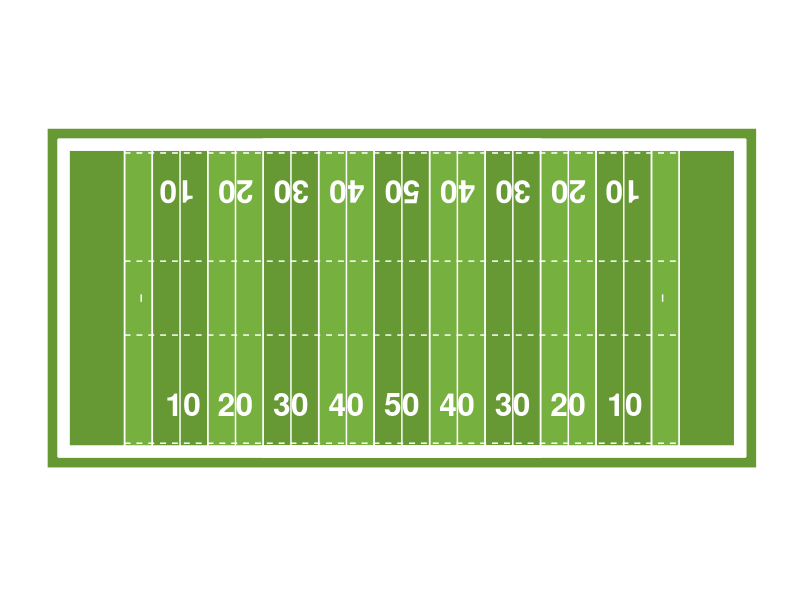

Write the R code that produced this figure.
library(tidyverse)
library(png)

# This code is based off of that made by Coach Matthew Edwards

# mypng <- readPNG("/Users/michaelegle/Downloads/ISU_logo.png")
# isu_wordmark <- readPNG("/Users/michaelegle/Desktop/iowa_state_wordmark.png")
# cyclones_wordmark <- readPNG("/Users/michaelegle/Desktop/cyclones_wordmark.png")

football_field <- ggplot() +
  geom_rect(aes(xmin = -4, xmax = 124, ymin = -4, ymax = 57.33), fill = "#669933", colour = "#FFFFFF", linewidth = .5) + ##These First few geom-rect's set up the field space
  geom_rect(aes(xmin = 0, xmax = 120, ymin = 0, ymax = 53.33), fill = "#669933", colour = "#FFFFFF", linewidth = .5) +
  geom_rect(aes(xmin = 10, xmax = 15, ymin = 0, ymax = 53.33), fill = "#76b03f", colour = "#FFFFFF", linewidth = 0.5) + # Add the alternating grass colors that the turf team uses
  geom_rect(aes(xmin = 25, xmax = 35, ymin = 0, ymax = 53.33), fill = "#76b03f", colour = "#FFFFFF", linewidth = 0.5) +
  geom_rect(aes(xmin = 45, xmax = 55, ymin = 0, ymax = 53.33), fill = "#76b03f", colour = "#FFFFFF", linewidth = 0.5) +
  geom_rect(aes(xmin = 65, xmax = 75, ymin = 0, ymax = 53.33), fill = "#76b03f", colour = "#FFFFFF", linewidth = 0.5) +
  geom_rect(aes(xmin = 85, xmax = 95, ymin = 0, ymax = 53.33), fill = "#76b03f", colour = "#FFFFFF", linewidth = 0.5) +
  geom_rect(aes(xmin = 105, xmax = 110, ymin = 0, ymax = 53.33), fill = "#76b03f", colour = "#FFFFFF", linewidth = 0.5) +
  geom_rect(aes(xmin = 35, xmax = 85, ymin = -2, ymax = 0), fill = "#FFFFFF", colour = "#FFFFFF") + ##These next few set up the boxes around the field
  geom_rect(aes(xmin = 35, xmax = 85, ymin = 53.33, ymax = 55.33), fill = "#FFFFFF", colour = "#FFFFFF") +
  geom_rect(aes(xmin = -2, xmax = 35, ymin = -2, ymax = 0), fill = "#FFFFFF") +
  geom_rect(aes(xmin = -2, xmax = 0, ymin = -2, ymax = 55.33), fill = "#FFFFFF") +
  geom_rect(aes(xmin = -2, xmax = 35, ymin = 53.33, ymax = 55.33), fill = "#FFFFFF") +
  geom_rect(aes(xmin = 120, xmax = 122, ymin = -2, ymax = 55.33), fill = "#FFFFFF") +
  geom_rect(aes(xmin = 85, xmax = 122, ymin = -2, ymax = 0), fill = "#FFFFFF") +
  geom_rect(aes(xmin = 85, xmax = 122, ymin = 53.33, ymax = 55.33), fill = "#FFFFFF") +
  geom_segment(aes(x = 10, xend = 10, y = 0, yend = 53.33), colour = "#FFFFFF") + ##These are the yardmarkers
  geom_segment(aes(x = 15, xend = 15, y = 0, yend = 53.33), colour = "#FFFFFF") +
  geom_segment(aes(x = 20, xend = 20, y = 0, yend = 53.33), colour = "#FFFFFF") + 
  geom_segment(aes(x = 25, xend = 25, y = 0, yend = 53.33), colour = "#FFFFFF") +
  geom_segment(aes(x = 30, xend = 30, y = 0, yend = 53.33), colour = "#FFFFFF") +
  geom_segment(aes(x = 35, xend = 35, y = 0, yend = 53.33), colour = "#FFFFFF") +
  geom_segment(aes(x = 40, xend = 40, y = 0, yend = 53.33), colour = "#FFFFFF") +
  geom_segment(aes(x = 45, xend = 45, y = 0, yend = 53.33), colour = "#FFFFFF") +
  geom_segment(aes(x = 50, xend = 50, y = 0, yend = 53.33), colour = "#FFFFFF") +
  geom_segment(aes(x = 55, xend = 55, y = 0, yend = 53.33), colour = "#FFFFFF") +
  geom_segment(aes(x = 60, xend = 60, y = 0, yend = 53.33), colour = "#FFFFFF") +
  geom_segment(aes(x = 65, xend = 65, y = 0, yend = 53.33), colour = "#FFFFFF") +
  geom_segment(aes(x = 70, xend = 70, y = 0, yend = 53.33), colour = "#FFFFFF") +
  geom_segment(aes(x = 75, xend = 75, y = 0, yend = 53.33), colour = "#FFFFFF") +
  geom_segment(aes(x = 80, xend = 80, y = 0, yend = 53.33), colour = "#FFFFFF") +
  geom_segment(aes(x = 85, xend = 85, y = 0, yend = 53.33), colour = "#FFFFFF") +
  geom_segment(aes(x = 90, xend = 90, y = 0, yend = 53.33), colour = "#FFFFFF") +
  geom_segment(aes(x = 95, xend = 95, y = 0, yend = 53.33), colour = "#FFFFFF") +
  geom_segment(aes(x = 100, xend = 100, y = 0, yend = 53.33), colour = "#FFFFFF") +
  geom_segment(aes(x = 105, xend = 105, y = 0, yend = 53.33), colour = "#FFFFFF") +
  geom_segment(aes(x = 110, xend = 110, y = 0, yend = 53.33), colour = "#FFFFFF") +
  geom_segment(aes(x = 122, xend = 122, y = -2, yend = 55.33), colour = "#FFFFFF") +
  geom_segment(aes(x = -2, xend = -2, y = -2, yend = 55.33), colour = "#FFFFFF") +
  geom_segment(aes(x = -2, xend = 122, y = -2, yend = -2), colour = "#FFFFFF") +
  geom_segment(aes(x = -2, xend = 122, y = 55.33, yend = 55.33), colour = "#FFFFFF") +
  geom_segment(aes(x = 10, xend = 110, y = 20, yend = 20), colour = "#FFFFFF", linetype = "dashed") + ##These are the hashes
  geom_segment(aes(x = 10, xend = 110, y = 33.33, yend = 33.33), colour = "#FFFFFF", linetype = "dashed") +
  geom_segment(aes(x = 10, xend = 110, y = .5, yend = .5), colour = "#FFFFFF", linetype = "dashed") +
  geom_segment(aes(x = 10, xend = 110, y = 52.83, yend = 52.83), colour = "#FFFFFF", linetype = "dashed") +
  annotate(geom ="text", x = 20.6, y = 7.5, label = "10", colour = "#FFFFFF", fontface = 2, size = 8) + ##Put in the numbers for the yard lines
  annotate(geom ="text", x = 30, y = 7.5, label = "20", colour = "#FFFFFF", fontface = 2, size = 8) +
  annotate(geom ="text", x = 40, y = 7.5, label = "30", colour = "#FFFFFF", fontface = 2, size = 8) +
  annotate(geom ="text", x = 50, y = 7.5, label = "40", colour = "#FFFFFF", fontface = 2, size = 8) +
  annotate(geom ="text", x = 60, y = 7.5, label = "50", colour = "#FFFFFF", fontface = 2, size = 8) +
  annotate(geom ="text", x = 70, y = 7.5, label = "40", colour = "#FFFFFF", fontface = 2, size = 8) +
  annotate(geom ="text", x = 80, y = 7.5, label = "30", colour = "#FFFFFF", fontface = 2, size = 8) +
  annotate(geom ="text", x = 90, y = 7.5, label = "20", colour = "#FFFFFF", fontface = 2, size = 8) +
  annotate(geom ="text", x = 100.2, y = 7.5, label = "10", colour = "#FFFFFF", fontface = 2, size = 8) +
  annotate(geom ="text", x = 19.4, y = 45.83, label = "10", colour = "#FFFFFF", fontface = 2, angle = 180, size = 8) + ## Put the numbers on the other side, angle is flipped so the numbers are upside down
  annotate(geom ="text", x = 30, y = 45.83, label = "20", colour = "#FFFFFF", fontface = 2, angle = 180, size = 8) +
  annotate(geom ="text", x = 40, y = 45.83, label = "30", colour = "#FFFFFF", fontface = 2, angle = 180, size = 8) +
  annotate(geom ="text", x = 50, y = 45.83, label = "40", colour = "#FFFFFF", fontface = 2, angle = 180, size = 8) +
  annotate(geom ="text", x = 60, y = 45.83, label = "50", colour = "#FFFFFF", fontface = 2, angle = 180, size = 8) +
  annotate(geom ="text", x = 70, y = 45.83, label = "40", colour = "#FFFFFF", fontface = 2, angle = 180, size = 8) +
  annotate(geom ="text", x = 80, y = 45.83, label = "30", colour = "#FFFFFF", fontface = 2, angle = 180, size = 8) +
  annotate(geom ="text", x = 90, y = 45.83, label = "20", colour = "#FFFFFF", fontface = 2, angle = 180, size = 8) +
  annotate(geom ="text", x = 99.8, y = 45.83, label = "10", colour = "#FFFFFF", fontface = 2, angle = 180, size = 8) +
  # annotation_raster(mypng, ymin = 18, ymax = 35.5, xmin = 52, xmax = 68) + ##This is where you add the Midfield Logo
  # annotation_raster(isu_wordmark, ymin = 9, ymax = 41, xmin = -10, xmax = 20) +
  # annotation_raster(cyclones_wordmark, ymin = 10, ymax = 40, xmin = 130, xmax = 100) +
  geom_segment(aes(x = 13, xend = 13, y = 26, yend = 27.33), colour = "#FFFFFF") + ##Add the extra pt conversion mark
  geom_segment(aes(x = 107, xend = 107, y = 26, yend = 27.33), colour = "#FFFFFF") + #+
  theme(rect = element_blank(), ##This removes all of the exterior lines from a typical ggplot
        line = element_blank(),
        text = element_blank()) +
  coord_fixed()

# football_field

# ggsave("field_jack_trice.png", width = 12, height = 5.5)

